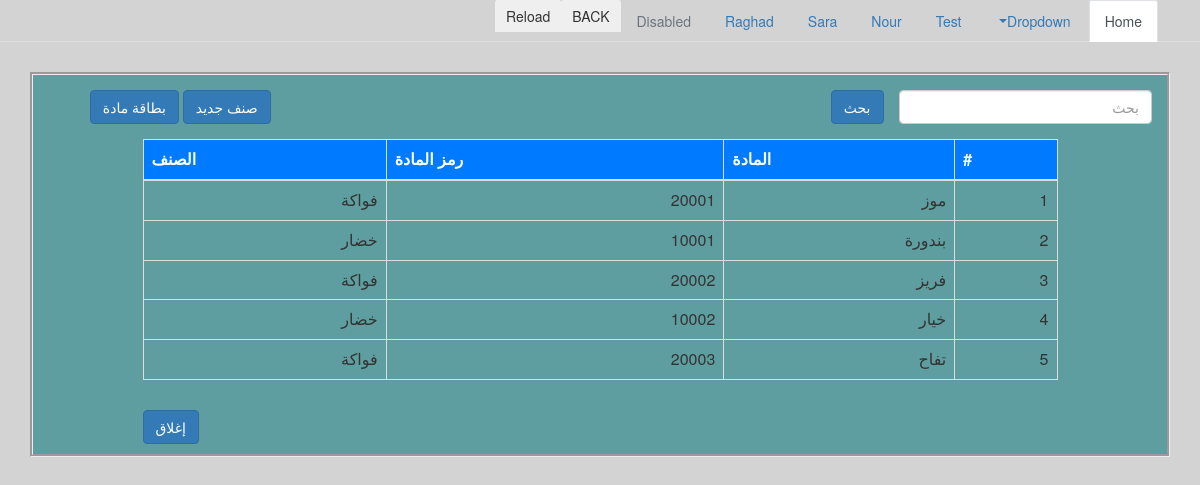
Page /item_list.php on the earlier database version.
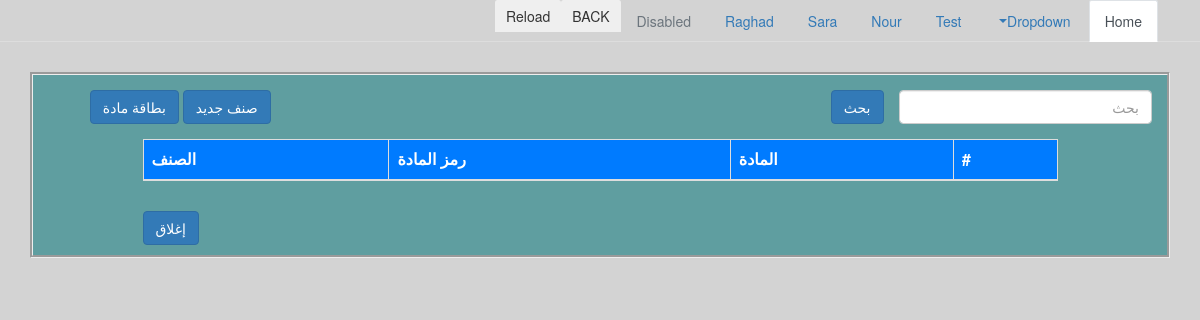
Same page on the later database version.
### tables this page shows
CREATE TABLE `items` (
  `id` int(11) NOT NULL AUTO_INCREMENT,
  `name` varchar(250) DEFAULT NULL,
  `type` varchar(250) DEFAULT NULL,
  `unit` varchar(250) DEFAULT NULL,
  `unit_2` varchar(250) DEFAULT NULL,
  `unit_operator` varchar(250) DEFAULT NULL,
  `unit_3` varchar(250) DEFAULT NULL,
  `unit2_operator` varchar(250) DEFAULT NULL,
  `note` varchar(250) DEFAULT NULL,
  `code` varchar(250) DEFAULT NULL,
  `category_id` int(11) DEFAULT NULL,
  `price_wholesale` varchar(250) DEFAULT NULL,
  `price_retail` varchar(250) DEFAULT NULL,
  `price_customer` varchar(250) DEFAULT NULL,
  `price_distribution` varchar(250) DEFAULT NULL,
  `cost` varchar(250) DEFAULT NULL,
  `price_policy` varchar(250) DEFAULT NULL,
  `created_at` timestamp NOT NULL DEFAULT current_timestamp(),
  `updated_at` timestamp NOT NULL DEFAULT current_timestamp(),
  PRIMARY KEY (`id`)
);

CREATE TABLE `categories` (
  `id` int(11) NOT NULL AUTO_INCREMENT,
  `name` varchar(250) NOT NULL,
  `code` varchar(250) NOT NULL,
  `note` varchar(250) NOT NULL,
  `created_at` timestamp NOT NULL DEFAULT current_timestamp(),
  `updated_at` timestamp NOT NULL DEFAULT current_timestamp(),
  PRIMARY KEY (`id`)
);

### sql/sql_queries.php (called while the page is built, shortened)
<?php
function select($table , $columns =' * ')
{
    $col = $columns;
    $sql="select $col  from ";
    if(!is_array($table))
          return $sql . $table;
     else
         $sql = $sql . getStrFromList($table);
     return $sql;
}
function where($column,$value,$op="=")
{
  return " where $column " . " " .$op . " '$value'";
}
?>

### item_list.php (the view, shortened to what this page needs)
<?php
include('include/nav.php');
?>
<!DOCTYPE html>
<html dir="rtl" lang="ar">
<head>
    <link rel="stylesheet" href="css/bootstrap.min.css">
    <link rel="stylesheet" href="https://maxcdn.bootstrapcdn.com/bootstrap/3.4.1/css/bootstrap.min.css">
</head>
<body>
    <form action="" method="POST">
        <div class="container my-5">
            <div class="row py-4">
            <div class="col-3">
                        <input id="search_text" type="search" class="form-control"  placeholder="بحث" aria-label="Search" aria-describedby="search-addon" />
                    </div>
                      <button id="search" type="button" class=" btn btn-primary">بحث</button>
                <div class="col-8 "id="categry_col" >
                    <a href="category_card.php"><button type="button" class=" btn btn-primary" name="new_category">
                        صنف جديد
                    </button></a>
                    <a href="item_card.php"><button type="button" class=" btn btn-primary" name="item_card">
                         بطاقة مادة
                    </button></a>
                </div>
            </div>
            <div class="row justify-content-center" >
                <div class="col-10">
                    <table class="table table-bordered table-hover">
                        <thead class="bg-primary " id="thead_col">
                                <tr>
                                <th scope="col">#</th>
                                <th scope="col">المادة</th>
                                <th scope="col">رمز المادة</th>
                                <th scope="col">الصنف</th>
                                </tr>
                        </thead>
                        <tbody id="show">
                            <?php
                                $select_all_items_query = select('items');
                                $select_all_items_exec = mysqli_query($con , $select_all_items_query);
                                $count = 1;
                                while($item = mysqli_fetch_array($select_all_items_exec)){
                                    echo "<tr>";
                                    echo "<td>".$count++."</td>";
                                    echo "<td>".$item['name']."</td>";
                                    echo "<td>".$item['code']."</td>";
                                    $select_category_query = select('categories').where('id' , $item['category_id'] );
                                    $select_category_exec = mysqli_query($con, $select_category_query);
                                    $category = mysqli_fetch_array($select_category_exec);
                                    echo "<td>".$category['name']."</td>";
                                    echo "</tr>";
                                }
                            ?>
                        </tbody>
                    </table>
                </div>
            </div>
            <div class="row py-3">
                <div class="col-11" id="close_col">
                    <button type="button" class="btn btn-primary" name="close">
                        إغلاق
                    </button>
                </div>
            </div>
        </div>
    </form>
</body>
</html>

### include/css.php
<link rel="stylesheet" href="../css/bootstrap.min.css">
<link rel="stylesheet" href="../css/jquery_ui.min.css">
<link rel="stylesheet" href="../css/style.css">

### include/nav.php (shortened to what this page needs)
<?php
    include('css.php');
    include('sql/sql_queries.php');
?>
<ul id='nav' class="nav nav-tabs">
  <li class="nav-item">
    <a class="nav-link active" href="index.php">Home</a>
  </li>
  <li class="nav-item dropdown">
    <a class="nav-link dropdown-toggle" data-toggle="dropdown" href="#" role="button" aria-haspopup="true" aria-expanded="false">Dropdown</a>
  </li>
  <li class="nav-item">
    <a class="nav-link" href="test_index.php">Test</a>
  </li>
  <li class="nav-item">
    <a class="nav-link" href="test_noor.php">Nour</a>
  </li>
  <li class="nav-item">
    <a class="nav-link" href="test_sara.php">Sara</a>
  </li>
  <li class="nav-item">
    <a class="nav-link" href="test_rgd.php">Raghad</a>
  </li>
  <li class="nav-item">
    <a class="nav-link disabled" href="#">Disabled</a>
  </li>
  <li class="nav-item">
    <button class="nav-link" type="button" onclick="window.history.back()">BACK</button>
  </li>
  <li class="nav-item">
    <button class="nav-link" type="button" onclick="window.location.reload()">Reload</button>
  </li>
</ul>

### css/style.css (style rules this page uses)
* { direction: rtl; }

### item_list.php (style rules this page uses)
body { background-color: LightGray; text-align:right; }
.container { border-style:groove; background-color:#5F9EA0; }
#categry_col { text-align: left; }
#close_col { text-align: left; }
#thead_col { text-align: center; }

Differences in the rows shown:
removed items: name "موز", code "20001", category.name "فواكة"
removed items: name "بندورة", code "10001", category.name "خضار"
removed items: name "فريز", code "20002", category.name "فواكة"
removed items: name "خيار", code "10002", category.name "خضار"
removed items: name "تفاح", code "20003", category.name "فواكة"
